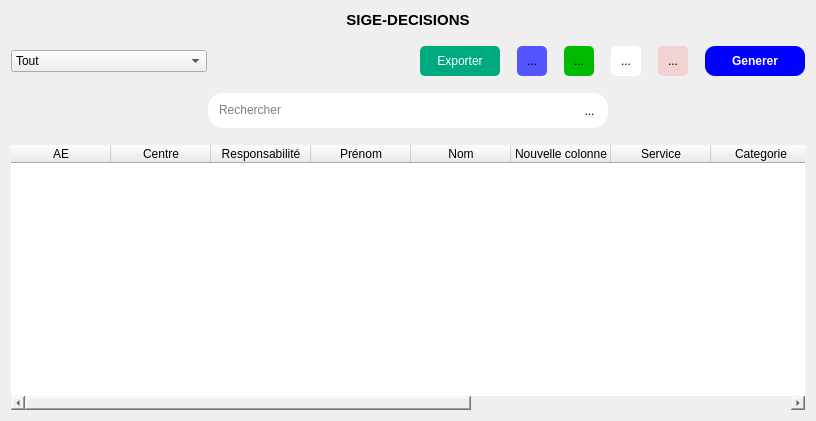
<?xml version="1.0" encoding="UTF-8"?>
<ui version="4.0">
 <class>Form</class>
 <widget class="QWidget" name="Form">
  <property name="geometry">
   <rect>
    <x>0</x>
    <y>0</y>
    <width>816</width>
    <height>421</height>
   </rect>
  </property>
  <property name="windowTitle">
   <string>Form</string>
  </property>
  <layout class="QVBoxLayout" name="verticalLayout">
   <property name="spacing">
    <number>17</number>
   </property>
   <item>
    <layout class="QHBoxLayout" name="horizontalLayout_2">
     <item>
      <widget class="QLabel" name="label">
       <property name="font">
        <font>
         <pointsize>11</pointsize>
         <weight>75</weight>
         <bold>true</bold>
        </font>
       </property>
       <property name="text">
        <string>SIGE-DECISIONS</string>
       </property>
       <property name="alignment">
        <set>Qt::AlignCenter</set>
       </property>
      </widget>
     </item>
    </layout>
   </item>
   <item>
    <layout class="QHBoxLayout" name="horizontalLayout" stretch="1,1,0,0,0,0,0,0">
     <item>
      <widget class="QComboBox" name="academy_combo">
       <item>
        <property name="text">
         <string>Tout</string>
        </property>
       </item>
      </widget>
     </item>
     <item>
      <spacer name="horizontalSpacer">
       <property name="orientation">
        <enum>Qt::Horizontal</enum>
       </property>
       <property name="sizeHint" stdset="0">
        <size>
         <width>40</width>
         <height>20</height>
        </size>
       </property>
      </spacer>
     </item>
     <item>
      <widget class="QPushButton" name="export_2">
       <property name="sizePolicy">
        <sizepolicy hsizetype="Fixed" vsizetype="Fixed">
         <horstretch>0</horstretch>
         <verstretch>0</verstretch>
        </sizepolicy>
       </property>
       <property name="minimumSize">
        <size>
         <width>80</width>
         <height>30</height>
        </size>
       </property>
       <property name="cursor">
        <cursorShape>PointingHandCursor</cursorShape>
       </property>
       <property name="styleSheet">
        <string notr="true">background-color: rgb(0, 170, 127);
border-radius: 5px;
color: rgb(255, 255, 255);</string>
       </property>
       <property name="text">
        <string>Exporter</string>
       </property>
       <property name="icon">
        <iconset resource="rssrce.qrc">
         <normaloff>:/newPrefix/icons/microsoft-excel-icon-png-logo-5.png</normaloff>:/newPrefix/icons/microsoft-excel-icon-png-logo-5.png</iconset>
       </property>
      </widget>
     </item>
     <item>
      <widget class="QToolButton" name="upload_btn">
       <property name="minimumSize">
        <size>
         <width>30</width>
         <height>30</height>
        </size>
       </property>
       <property name="styleSheet">
        <string notr="true">background-color: rgb(85, 85, 255);
border-radius: 5px;</string>
       </property>
       <property name="text">
        <string>...</string>
       </property>
       <property name="icon">
        <iconset resource="rssrce.qrc">
         <normaloff>:/newPrefix/icons/upload.svg</normaloff>:/newPrefix/icons/upload.svg</iconset>
       </property>
      </widget>
     </item>
     <item>
      <widget class="QToolButton" name="add_button">
       <property name="minimumSize">
        <size>
         <width>30</width>
         <height>30</height>
        </size>
       </property>
       <property name="cursor">
        <cursorShape>PointingHandCursor</cursorShape>
       </property>
       <property name="styleSheet">
        <string notr="true">QToolButton{
	background-color: rgb(0, 186, 0);
border: none;
border-radius: 5px;
}
QToolButton:hover{
	background-color: rgb(0, 218, 0);
}</string>
       </property>
       <property name="text">
        <string>...</string>
       </property>
       <property name="icon">
        <iconset resource="rssrce.qrc">
         <normaloff>:/newPrefix/icons/plus.svg</normaloff>:/newPrefix/icons/plus.svg</iconset>
       </property>
      </widget>
     </item>
     <item>
      <widget class="QToolButton" name="edit">
       <property name="minimumSize">
        <size>
         <width>30</width>
         <height>30</height>
        </size>
       </property>
       <property name="cursor">
        <cursorShape>PointingHandCursor</cursorShape>
       </property>
       <property name="styleSheet">
        <string notr="true">QToolButton{
border: none;
border-radius: 5px;
	background-color: rgb(255, 255, 255);
}</string>
       </property>
       <property name="text">
        <string>...</string>
       </property>
       <property name="icon">
        <iconset resource="rssrce.qrc">
         <normaloff>:/newPrefix/icons/edit.svg</normaloff>:/newPrefix/icons/edit.svg</iconset>
       </property>
      </widget>
     </item>
     <item>
      <widget class="QToolButton" name="reset_btn">
       <property name="minimumSize">
        <size>
         <width>30</width>
         <height>30</height>
        </size>
       </property>
       <property name="cursor">
        <cursorShape>PointingHandCursor</cursorShape>
       </property>
       <property name="styleSheet">
        <string notr="true">QToolButton{
border: none;
background-color: rgba(255, 0, 0, 30);
border-radius: 5px;
}
QToolButton:hover{
	background-color: rgb(255, 255, 255);
}</string>
       </property>
       <property name="text">
        <string>...</string>
       </property>
       <property name="icon">
        <iconset resource="rssrce.qrc">
         <normaloff>:/newPrefix/icons/rotate-ccw.svg</normaloff>:/newPrefix/icons/rotate-ccw.svg</iconset>
       </property>
      </widget>
     </item>
     <item>
      <widget class="QToolButton" name="generer">
       <property name="minimumSize">
        <size>
         <width>100</width>
         <height>30</height>
        </size>
       </property>
       <property name="font">
        <font>
         <weight>75</weight>
         <bold>true</bold>
        </font>
       </property>
       <property name="cursor">
        <cursorShape>PointingHandCursor</cursorShape>
       </property>
       <property name="styleSheet">
        <string notr="true">background-color: rgb(0, 0, 255);
color: rgb(255, 255, 255);
border-radius: 10px;</string>
       </property>
       <property name="text">
        <string>Generer</string>
       </property>
      </widget>
     </item>
    </layout>
   </item>
   <item>
    <layout class="QHBoxLayout" name="horizontalLayout_3">
     <item>
      <widget class="QFrame" name="frame">
       <property name="minimumSize">
        <size>
         <width>0</width>
         <height>30</height>
        </size>
       </property>
       <property name="maximumSize">
        <size>
         <width>400</width>
         <height>16777215</height>
        </size>
       </property>
       <property name="styleSheet">
        <string notr="true">background-color: rgb(255, 255, 255);
border-radius: 15px;</string>
       </property>
       <property name="frameShape">
        <enum>QFrame::StyledPanel</enum>
       </property>
       <property name="frameShadow">
        <enum>QFrame::Raised</enum>
       </property>
       <layout class="QHBoxLayout" name="horizontalLayout_4">
        <item>
         <widget class="QLineEdit" name="lineEdit">
          <property name="styleSheet">
           <string notr="true">background: transparent;
border: none;</string>
          </property>
          <property name="placeholderText">
           <string>Rechercher</string>
          </property>
         </widget>
        </item>
        <item>
         <widget class="QToolButton" name="toolButton_5">
          <property name="text">
           <string>...</string>
          </property>
          <property name="icon">
           <iconset resource="rssrce.qrc">
            <normaloff>:/newPrefix/icons/search.svg</normaloff>:/newPrefix/icons/search.svg</iconset>
          </property>
         </widget>
        </item>
       </layout>
      </widget>
     </item>
    </layout>
   </item>
   <item>
    <widget class="QTableWidget" name="table">
     <property name="styleSheet">
      <string notr="true">border:none;</string>
     </property>
     <property name="alternatingRowColors">
      <bool>true</bool>
     </property>
     <attribute name="horizontalHeaderCascadingSectionResizes">
      <bool>true</bool>
     </attribute>
     <attribute name="horizontalHeaderShowSortIndicator" stdset="0">
      <bool>true</bool>
     </attribute>
     <attribute name="horizontalHeaderStretchLastSection">
      <bool>false</bool>
     </attribute>
     <attribute name="verticalHeaderCascadingSectionResizes">
      <bool>true</bool>
     </attribute>
     <column>
      <property name="text">
       <string>AE</string>
      </property>
     </column>
     <column>
      <property name="text">
       <string>Centre</string>
      </property>
     </column>
     <column>
      <property name="text">
       <string>Responsabilité</string>
      </property>
     </column>
     <column>
      <property name="text">
       <string>Prénom</string>
      </property>
     </column>
     <column>
      <property name="text">
       <string>Nom</string>
      </property>
     </column>
     <column>
      <property name="text">
       <string>Nouvelle colonne</string>
      </property>
     </column>
     <column>
      <property name="text">
       <string>Service</string>
      </property>
     </column>
     <column>
      <property name="text">
       <string>Categorie</string>
      </property>
     </column>
     <column>
      <property name="text">
       <string>Poste</string>
      </property>
     </column>
     <column>
      <property name="text">
       <string>Telephone</string>
      </property>
     </column>
     <column>
      <property name="text">
       <string>Examen</string>
      </property>
     </column>
     <column>
      <property name="text">
       <string>Nb salle</string>
      </property>
     </column>
    </widget>
   </item>
  </layout>
 </widget>
 <resources>
  <include location="rssrce.qrc"/>
 </resources>
 <connections/>
</ui>
